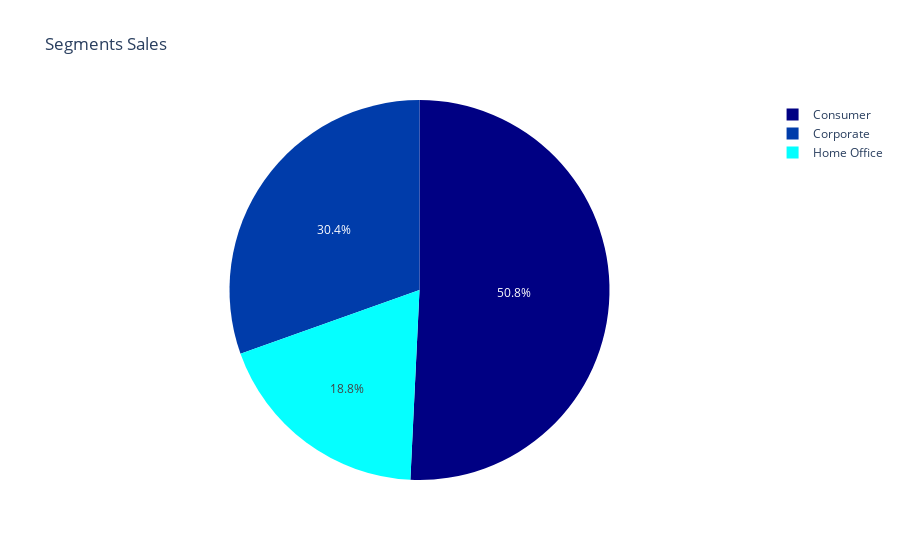

The code cell stored with this chart in its notebook:
### Code cell
Segments= df.groupby("Segment").sum().sort_values("Sales",ascending=False)
Segments= Segments[['Sales']].round(2)
Segments.reset_index(inplace=True)

fig=px.pie(Segments,names='Segment',values='Sales',title="Segments Sales",color_discrete_sequence=px.colors.sequential.Jet)
fig.show()

### Figure 1 — Plotly figure (JSON) as saved in the notebook; plotly's stock layout.template omitted (floating-point values rounded to 4 significant figures)
{"data": [{"domain": {"x": [0, 1], "y": [0, 1]}, "hovertemplate": "Segment=%{label}<br>Sales=%{value}<extra></extra>", "labels": ["Consumer", "Corporate", "Home Office"], "legendgroup": "", "name": "", "showlegend": true, "type": "pie", "values": [1148000.0, 688500.0, 425000.0]}], "layout": {"legend": {"tracegroupgap": 0}, "piecolorway": ["rgb(0,0,131)", "rgb(0,60,170)", "rgb(5,255,255)", "rgb(255,255,0)", "rgb(250,0,0)", "rgb(128,0,0)"], "title": {"text": "Segments Sales"}}}
